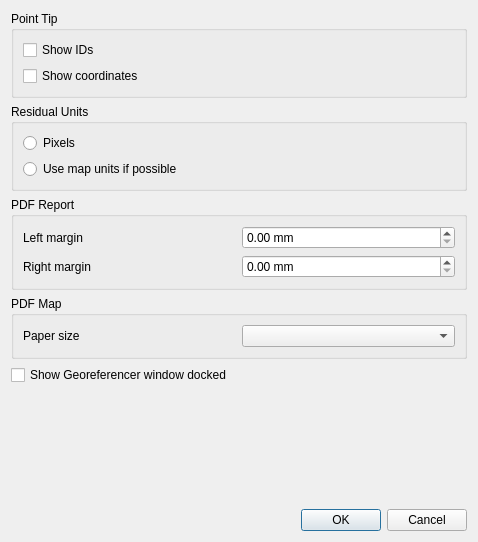
<?xml version='1.0' encoding='utf-8'?>
<ui version="4.0">
  <class>QgsGeorefConfigDialogBase</class>
  <widget class="QDialog" name="QgsGeorefConfigDialogBase">
    <property name="geometry">
      <rect>
        <x>0</x>
        <y>0</y>
        <width>478</width>
        <height>542</height>
      </rect>
    </property>
    <property name="windowTitle">
      <string>Configure Georeferencer</string>
    </property>
    <layout class="QGridLayout" name="gridLayout_4">
      <item row="5" column="0">
        <spacer name="verticalSpacer">
          <property name="orientation">
            <enum>Qt::Vertical</enum>
          </property>
          <property name="sizeHint" stdset="0">
            <size>
              <width>20</width>
              <height>40</height>
            </size>
          </property>
        </spacer>
      </item>
      <item row="0" column="0">
        <widget class="QGroupBox" name="mPointTipGroupBox">
          <property name="title">
            <string>Point Tip</string>
          </property>
          <layout class="QGridLayout" name="gridLayout">
            <item row="0" column="0">
              <widget class="QCheckBox" name="mShowIDsCheckBox">
                <property name="text">
                  <string>Show IDs</string>
                </property>
              </widget>
            </item>
            <item row="1" column="0">
              <widget class="QCheckBox" name="mShowCoordsCheckBox">
                <property name="text">
                  <string>Show coordinates</string>
                </property>
              </widget>
            </item>
          </layout>
        </widget>
      </item>
      <item row="4" column="0">
        <widget class="QCheckBox" name="mShowDockedCheckBox">
          <property name="text">
            <string>Show Georeferencer window docked</string>
          </property>
        </widget>
      </item>
      <item row="6" column="0">
        <widget class="QDialogButtonBox" name="buttonBox">
          <property name="orientation">
            <enum>Qt::Horizontal</enum>
          </property>
          <property name="standardButtons">
            <set>QDialogButtonBox::Cancel|QDialogButtonBox::Ok</set>
          </property>
        </widget>
      </item>
      <item row="3" column="0">
        <widget class="QGroupBox" name="groupBox">
          <property name="title">
            <string>PDF Map</string>
          </property>
          <layout class="QGridLayout" name="gridLayout_5">
            <item row="0" column="0">
              <layout class="QHBoxLayout" name="horizontalLayout_3">
                <item>
                  <widget class="QLabel" name="label_3">
                    <property name="text">
                      <string>Paper size</string>
                    </property>
                  </widget>
                </item>
                <item>
                  <widget class="QComboBox" name="mPaperSizeComboBox" />
                </item>
              </layout>
            </item>
          </layout>
        </widget>
      </item>
      <item row="2" column="0">
        <widget class="QGroupBox" name="mPdfReportGroupBox">
          <property name="title">
            <string>PDF Report</string>
          </property>
          <layout class="QGridLayout" name="gridLayout_2">
            <item row="0" column="0">
              <layout class="QHBoxLayout" name="horizontalLayout">
                <item>
                  <widget class="QLabel" name="label">
                    <property name="text">
                      <string>Left margin</string>
                    </property>
                  </widget>
                </item>
                <item>
                  <widget class="QgsDoubleSpinBox" name="mLeftMarginSpinBox">
                    <property name="prefix">
                      <string />
                    </property>
                    <property name="suffix">
                      <string> mm</string>
                    </property>
                    <property name="showClearButton" stdset="0">
                      <bool>true</bool>
                    </property>
                  </widget>
                </item>
              </layout>
            </item>
            <item row="1" column="0">
              <layout class="QHBoxLayout" name="horizontalLayout_2">
                <item>
                  <widget class="QLabel" name="label_2">
                    <property name="text">
                      <string>Right margin</string>
                    </property>
                  </widget>
                </item>
                <item>
                  <widget class="QgsDoubleSpinBox" name="mRightMarginSpinBox">
                    <property name="suffix">
                      <string> mm</string>
                    </property>
                    <property name="showClearButton" stdset="0">
                      <bool>true</bool>
                    </property>
                  </widget>
                </item>
              </layout>
            </item>
          </layout>
        </widget>
      </item>
      <item row="1" column="0">
        <widget class="QGroupBox" name="mResidualUnitsGroupBox">
          <property name="title">
            <string>Residual Units</string>
          </property>
          <layout class="QGridLayout" name="gridLayout_3">
            <item row="0" column="0">
              <widget class="QRadioButton" name="mPixelsButton">
                <property name="text">
                  <string>Pixels</string>
                </property>
              </widget>
            </item>
            <item row="1" column="0">
              <widget class="QRadioButton" name="mMapUnitsButton">
                <property name="text">
                  <string>Use map units if possible</string>
                </property>
              </widget>
            </item>
          </layout>
        </widget>
      </item>
    </layout>
  </widget>
  <customwidgets>
    <customwidget>
      <class>QgsDoubleSpinBox</class>
      <extends>QDoubleSpinBox</extends>
      <header location="global">qgis.gui</header>
    </customwidget>
  </customwidgets>
  <tabstops>
    <tabstop>mShowIDsCheckBox</tabstop>
    <tabstop>mShowCoordsCheckBox</tabstop>
    <tabstop>mPixelsButton</tabstop>
    <tabstop>mMapUnitsButton</tabstop>
    <tabstop>mLeftMarginSpinBox</tabstop>
    <tabstop>mRightMarginSpinBox</tabstop>
    <tabstop>mPaperSizeComboBox</tabstop>
    <tabstop>mShowDockedCheckBox</tabstop>
  </tabstops>
  <resources />
  <connections />
</ui>
